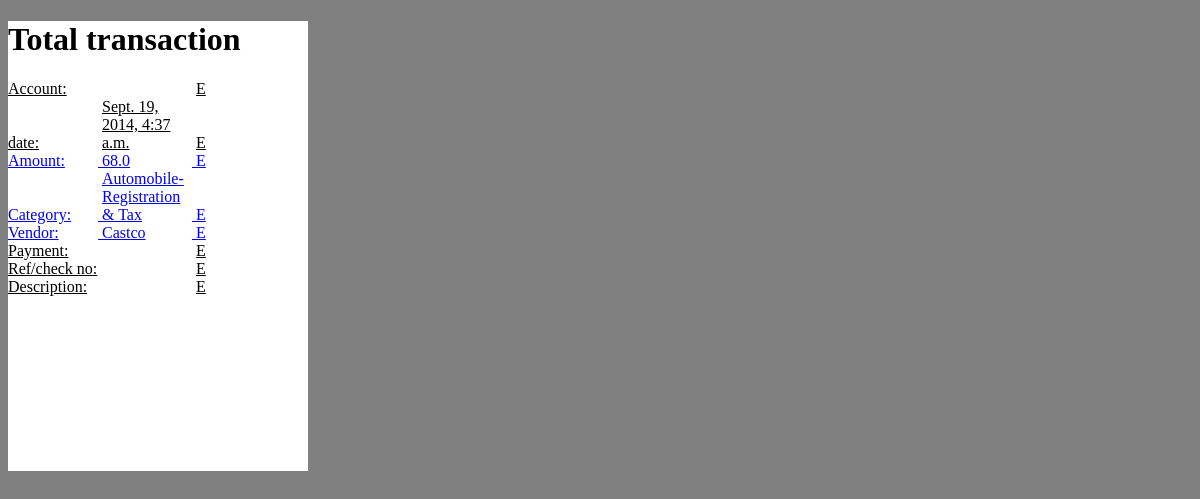
The page /list/total_transaction/5 on the database its author committed.
### fam_account/models.py (models this page shows, shortened)
class Transaction(models.Model):
    amount = models.FloatField(default=0)
    choice = models.ForeignKey(Choice,blank= True, null=True)#parementer says that this field is not mandatory to fill in brower
    vendor = models.ForeignKey(Vendor)
    note = models.CharField(max_length=200,blank=True)#null is only requre for foreigh key
    User = models.ForeignKey(User)
    date = models.DateTimeField()

class Choice(models.Model):
    category = models.ForeignKey(Category)
    name= models.CharField(max_length=200)
    def __unicode__(self):
        return self.category.name+'- ' + self.name

class Category(models.Model):
    name= models.CharField(max_length=200)

class Vendor(models.Model):
    name= models.CharField(max_length=200)
    def __unicode__(self):
        return self.name

### fam_account/views.py (the view)
# urls.py: url(r'^list/total_transaction/(?P<id>\d+)$', views.total_transaction, name='total_transaction'),
def total_transaction(request, id):
    context = RequestContext(request)
    total_transaction = Transaction.objects.get(pk=id)
    context_dict = {
        'total_transaction ': total_transaction,
        'id': id,
        'amount': total_transaction.amount,
        'date' :total_transaction.date,
        'choice':total_transaction.choice,
        'vendor':total_transaction.vendor,
    }
    return render_to_response('fam_account/total_transaction.html', context_dict, context)

### templates/fam_account/total_transaction.html (shortened to what this page needs)
<!DOCTYPE html>
<html>
<head>
    <link rel="stylesheet" href="/static/main.css">
</head>
<body>
<div id="outside">
    <h1>Total transaction</h1>
    <div>
<span>
    Account:
</span>
    <span>
            E
    </span>
    </div>
    <div>
<span>
    date:
</span>
    <span>
        {{date}}
    </span>
    <span>
            E
    </span>
    </div>
    <div>
        <a href="/fam_account/edit_amount/{{id}}">
<span>
    Amount:
</span>
    <span>
        {{ amount }}
    </span>
    <span>
            E
    </span>
        </a>
    </div>
    <div>
        <a href="/category_list/{{id}}">
<span>
    Category:
</span>
    <span>
        {{choice}}
    </span>
    <span>
            E
    </span>
        </a>
    </div>
    <div>
        <a href="/total_transaction/vendor/{{id}}">
<span>
    Vendor:
</span>
    <span>
        {{vendor}}
    </span>
    <span>
        E
    </span>
        </a>
    </div>
    <div>
<span>
    Payment:
</span>
    <span>
            E
    </span>
    </div>
    <div>
<span>
    Ref/check no:
</span>
    <span>
            E
    </span>
    </div>
<div>
<span>
    Description:
</span>
    <span>
            E
    </span>
</div>
<br>
</div>
</body>
</html>

### static/main.css (style rules this page uses)
body { background-color:#808080; }
#outside { background-color:white; width:400px; height:500px; }

### templates/fam_account/total_transaction.html (style rules this page uses)
#outside div span { width :30%; text-decoration: underline; display:inline-block; }

### rows shown on the page
Transaction: date "Sept. 19, 2014, 4:37 a.m.", amount "68.0"
Choice: category+name "Automobile- Registration & Tax"
Vendor: name "Castco"
